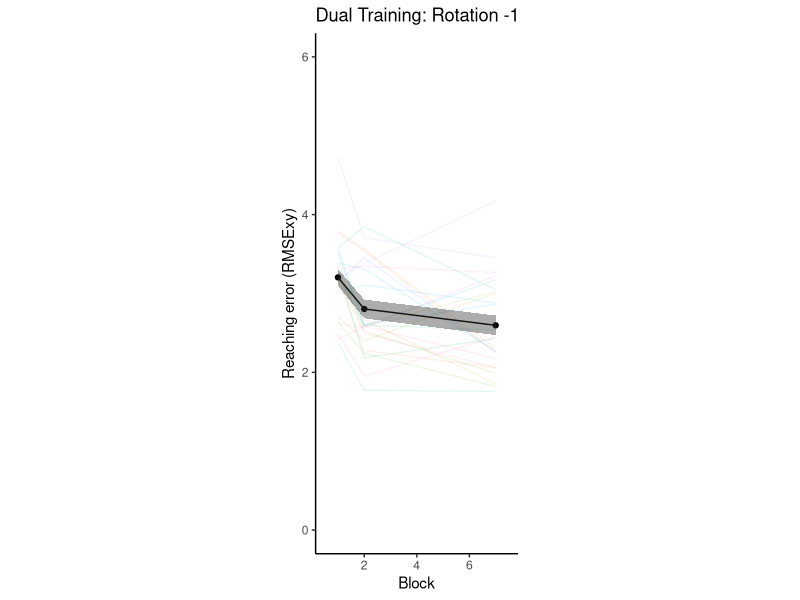
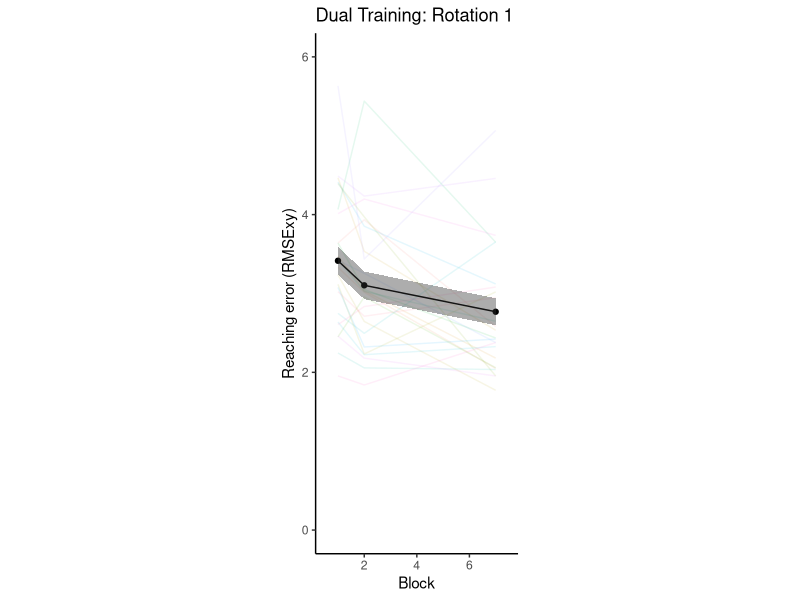
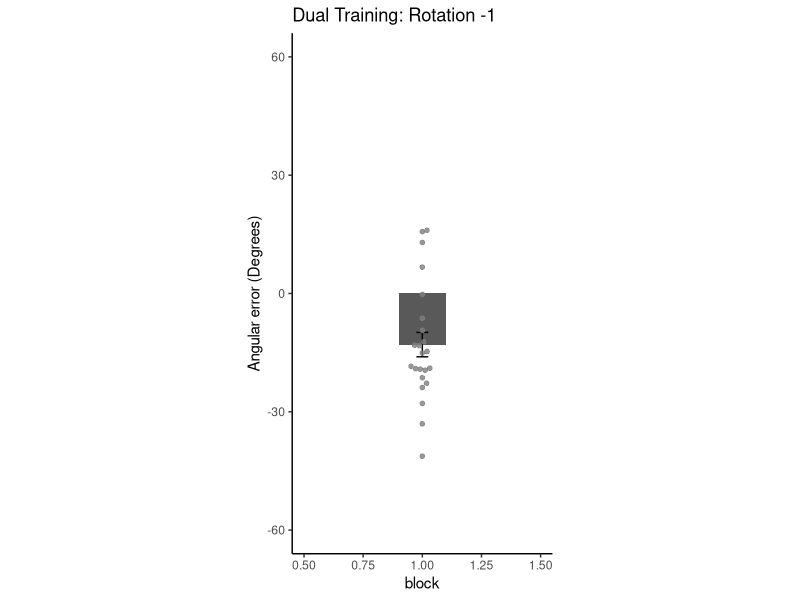
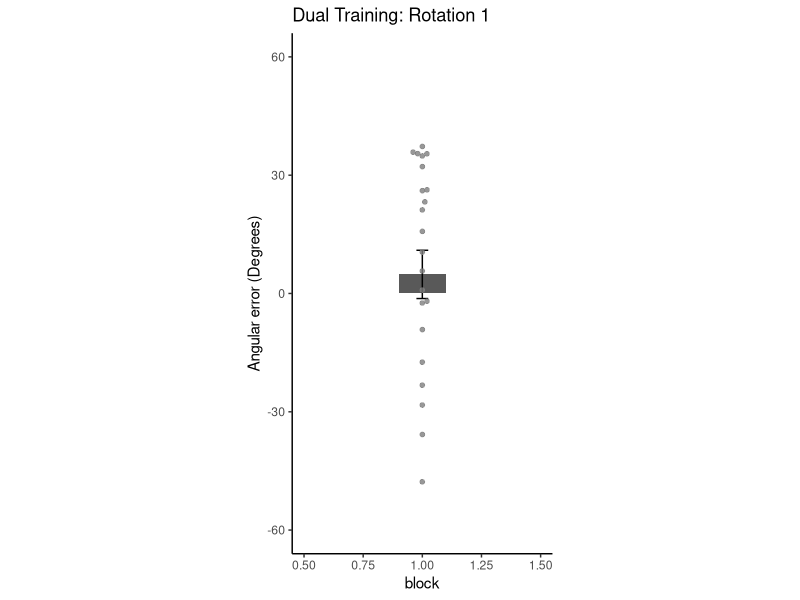

Here is the R script that generated these plots, in order:
# DUAL OBSTACLE ANALYSIS
# ONLY ANALYSES UNOBSTRUCTED TARGET SETS
# ANALYZE LEARNING FOR EACH OBSTACLE AND ONLY "FREE" TARGET SETS

library(ggplot2)
library(dplyr)
library(tidyr)
library(ggbeeswarm)

################################
################################
################################

obsdual <- read.csv('data/DualObs_Data0305_DUALONLY.csv', header = TRUE)
obsdual <- tbl_df(obsdual)

obs_dual_train <- obsdual %>%
  filter(condition == 'train_dual') # looking only at training

################################
################################
################################

# FROM HERE ON, ONLY ANALYSE UNOBSTRUCTED TARGET SETS!!!
# ANALYZE LEARNING FOR EACH OBSTACLE AND ONLY "FREE" TARGET SET

## CW trials - leftward obstacle - analyze only 90, 75, and 60 degree targets
obs_dual_train_CW <- obs_dual_train %>%
  filter(rotationval == -1) %>%
  filter(targetang %in% c(90, 75, 60)) %>%
  group_by(subject) %>%
  mutate(trialct = 1:n()) %>%
  ungroup()

# trial-by-trial (mean per trial)
obs_dual_train_CW.summary <- obs_dual_train_CW %>%
  group_by(trialct) %>%
  summarise(Mean_RMSExy = mean(RMSExy, na.rm = TRUE), 
            SD_RMSExy = sd(RMSExy, na.rm = TRUE), 
            SEM_RMSExy = SD_RMSExy/sqrt(length(unique(subject))))

## CCW trials - rightward obstacle - analyze only 120, 105, and 90 degree targets
obs_dual_train_CCW <- obs_dual_train %>% filter(rotationval == 1) %>%
  filter(targetang %in% c(120, 105, 90)) %>%
  group_by(subject) %>%
  mutate(trialct = 1:n()) %>%
  ungroup()

# trial-by-trial (mean per trial)
obs_dual_train_CCW.summary <- obs_dual_train_CCW %>%
  group_by(trialct) %>%
  summarise(Mean_RMSExy = mean(RMSExy, na.rm = TRUE), 
            SD_RMSExy = sd(RMSExy, na.rm = TRUE), 
            SEM_RMSExy = SD_RMSExy/sqrt(length(unique(subject))))

unobs_df <- rbind(obs_dual_train_CCW, obs_dual_train_CW) # only unobstructed targets per rotation/obstacle

for (rot in sort(unique(unobs_df$rotationval))){
  
  ppdf1 <- unobs_df %>%
    filter(rotationval == rot) %>%
    group_by(subject) %>%
    filter(trialct %in% c(1,2,3)) %>%
    mutate(block = 1, blockmean = mean(RMSExy, na.rm = TRUE)) %>%
    select(subject, block, blockmean) %>%
    distinct(subject, .keep_all = TRUE)
  
  ppdf2 <- unobs_df %>%
    filter(rotationval == rot) %>%
    group_by(subject) %>%
    filter(trialct %in% c(4,5,6)) %>%
    mutate(block = 2, blockmean = mean(RMSExy, na.rm = TRUE)) %>%
    select(subject, block, blockmean) %>%
    distinct(subject, .keep_all = TRUE)
  
  ppdf3 <- unobs_df %>%
    filter(rotationval == rot) %>%
    group_by(subject) %>%
    filter(trialct %in% c(max(trialct)-2, max(trialct)-1, max(trialct))) %>%
    mutate(block = 7, blockmean = mean(RMSExy, na.rm = TRUE)) %>%
    select(subject, block, blockmean) %>%
    distinct(subject, .keep_all = TRUE)
  
  ppdf <- rbind(ppdf1, ppdf2, ppdf3)
  
  ppdf.summary <- ppdf %>%
    group_by(block) %>%
    summarise(group_mean = mean(blockmean, na.rm = TRUE),
              group_sd = sd(blockmean, na.rm = TRUE),
              group_sem = group_sd/sqrt(length(unique(subject))))
  
  plot_title <- sprintf('Dual Training: Rotation %s', rot)
  
  block_train <- ggplot(data = ppdf,
                        aes(x = block, y = blockmean)) +
    geom_line(aes(x=block, y=blockmean, colour=as.factor(subject)), alpha = 0.1) +
    geom_line(data = ppdf.summary, 
              aes(x = block, y = group_mean)) +
    geom_point(data = ppdf.summary, 
               aes(x = block, y = group_mean)) + 
    geom_ribbon(data = ppdf.summary, 
                aes(x = block, ymin = group_mean - group_sem, ymax = group_mean + group_sem),
                alpha=0.4,
                inherit.aes = FALSE) +
    ylim(0,6) +
    xlim(0.5,7.5) +
    coord_fixed(ratio = 3) +
    theme(panel.grid.major = element_blank(), panel.grid.minor = element_blank(),
          panel.background = element_blank(), axis.line = element_line(colour = "black"),
          legend.title = element_blank(), legend.position = "none") +
    ylab("Reaching error (RMSExy)") +
    xlab("Block") +
    ggtitle(plot_title) 
  
  print(block_train)
  t.test(ppdf1$blockmean, ppdf3$blockmean, paired = TRUE)
  
}

# # plot of trial-by-trial learning curves - per rotation
# ggplot(data = obs_dual_train_CW.summary,
#        aes(x = trialct, y = Mean_RMSExy)) +
#   geom_line(color = 'salmon1') + 
#   geom_ribbon(aes(ymin = Mean_RMSExy-SEM_RMSExy, ymax = Mean_RMSExy+SEM_RMSExy),
#               alpha = 0.4) +
#   geom_line(data= obs_dual_train_CCW.summary, aes(x = trialct, y = Mean_RMSExy),
#             position = "jitter",
#             color = 'chartreuse1') + 
#   geom_ribbon(data = obs_dual_train_CCW.summary,
#               aes(ymin = Mean_RMSExy - SEM_RMSExy, ymax = Mean_RMSExy + SEM_RMSExy),
#               alpha = 0.4) +
#   theme(panel.grid.major = element_blank(), 
#         panel.grid.minor = element_blank(),
#         panel.background = element_blank(),
#         axis.line = element_line(colour = "black")) +
#   ylab("Mean RMSExy") +
#   xlab("Trial") +
#   ggtitle('Dual Obstacle: Training with Unobstructed Targets') +
#   ylim(0, 3.5) 

################################
################################
################################

# ANALYZE REACH AFTEREFFECTS - again, only unobstructed target sets

## LEFT obstacle - analyze only 90, 75, and 60 degree targets
obs_dual_NC_CW <- obsdual %>%
  filter(condition %in% c("nocur_1", "nocur_2")) %>%
  filter(rotationval == -1) %>%
  filter(targetang %in% c(90, 75, 60)) %>%
  group_by(subject) %>%
  mutate(trialct = 1:n(), angmaxvel_n = angmaxvel*1) %>%
  ungroup()

## RIGHT obstacle - analyze only 120, 105, and 90 degree targets
obs_dual_NC_CCW <- obsdual %>%
  filter(condition %in% c("nocur_1", "nocur_2")) %>%
  filter(rotationval == 1) %>%
  filter(targetang %in% c(120, 105, 90)) %>%
  group_by(subject) %>%
  mutate(trialct = 1:n(), angmaxvel_n = angmaxvel*-1) %>%
  ungroup()

unobs_NC_df <- rbind(obs_dual_NC_CW, obs_dual_NC_CCW)

# AE analysis but with normalized errors
unobs_NC1_collapsed <- unobs_NC_df %>%
  filter(condition == "nocur_1") %>%
  group_by(subject) %>%
  filter(trial %in% c(max(trial) - 4, max(trial) - 3, max(trial) - 2, max(trial) -1 , max(trial))) %>%
  summarise(pv_nc1 = mean(angmaxvel_n, na.rm=TRUE))
  
unobs_NC2_collapsed <- unobs_NC_df %>%
  filter(condition == "nocur_2") %>%
  group_by(subject) %>%
  filter(trial == min(trial)) %>%
  summarise(pv_nc2 = mean(angmaxvel_n, na.rm=TRUE))

t.test(unobs_NC2_collapsed$pv_nc2 - unobs_NC1_collapsed$pv_nc1, mu = 0, alternative = "greater")
# t = -1.1783, df = 23, p-value = 0.8746

for (rot in sort(unique(unobs_NC_df$rotationval))){
  
  print(rot)
  #last block of baseline no-cursors
  nocur1 <- unobs_NC_df %>%
    filter(rotationval == rot) %>%
    filter(condition == "nocur_1") %>%
    group_by(subject) %>%
    filter(trial %in% c(max(trial)-7, max(trial)-6, max(trial)-5, max(trial)-4, max(trial)-3, max(trial)-2, max(trial)-1, max(trial))) %>%
    summarise(pv = mean(angmaxvel, na.rm=TRUE)) %>%
    mutate(task = 'nocur1', block = 1)
  # boxplot(nocur1$pv)
  
  #first trial of no-cursor after dual training
  nocur2 <- unobs_NC_df %>%
    filter(rotationval == rot) %>%
    filter(condition == "nocur_2") %>%
    group_by(subject) %>%
    filter(trial %in% min(trial)) %>% 
    summarise(pv = mean(angmaxvel, na.rm=TRUE)) %>%
    mutate(task = 'nocur2', block = 2)
  # boxplot(nocur2$pv)
  
  nocurdf <- rbind(nocur1, nocur2)
  nocurdf$task <- factor(nocurdf$task)
  nocurdf$subject <- factor(nocurdf$subject)

  if (rot == 1){
    
    print(rot)
    nocur1 <- nocur1 %>%
      filter(subject != 'dk0514') # NOTE: dk0514 does not have enough trials for the rot = 1 target set
    nocur1$AE <- nocur2$pv - nocur1$pv # for t stats
    t.test(nocur1$AE, mu = 0, alternative = "greater")
    
    } else {
    
      nocur1 <- nocur1 %>%
        filter(subject != 'ss0516') # NOTE: ss0516 does not have enough trials for the rot = 1 target set
      nocur1$AE <- nocur2$pv - nocur1$pv # for t stats
      t.test(nocur1$AE, mu = 0, alternative = "less")
  }
  
  # plot AE for each rotation
  plot_title <- sprintf('Dual Training: Rotation %s', rot)
  
  AE.summary <- nocur1 %>% 
    summarise(Mean_pv = mean(AE, na.rm = TRUE), 
              SD_pv = sd(AE, na.rm = TRUE), 
              SEM_pv = SD_pv/sqrt(length(unique(subject)))) %>%
    mutate(block = 1)
    
  AE_bars <- ggplot(data = AE.summary,
                   aes(x = block, y = Mean_pv)) +
    geom_bar(stat = "identity", position = "dodge", width = 0.2) +
    geom_errorbar(data = AE.summary, mapping = aes(x = block, y = Mean_pv, 
                                             ymin = Mean_pv - SEM_pv, ymax = Mean_pv + SEM_pv),
                  width = 0.05, size = 0.5, color = "black",
                  position = position_dodge(width = 0.9)) +
    geom_beeswarm(data = nocur1, aes(x = block, y = AE),
                  alpha = 0.8,
                   cex = 2,
                  stroke = 0.3,
                  color = 'gray50') +
    theme(panel.grid.major = element_blank(),
          panel.grid.minor = element_blank(),
          panel.background = element_blank(), 
          axis.line = element_line(colour = "black"),
          legend.title = element_blank(),
          legend.position = "none") +
    coord_fixed(ratio = 1/60) +
    xlim(0.5, 1.5) +
    ylim(-60, 60) +
    ylab("Angular error (Degrees)") +
    ggtitle(plot_title) 
  
  print(AE_bars)
}
